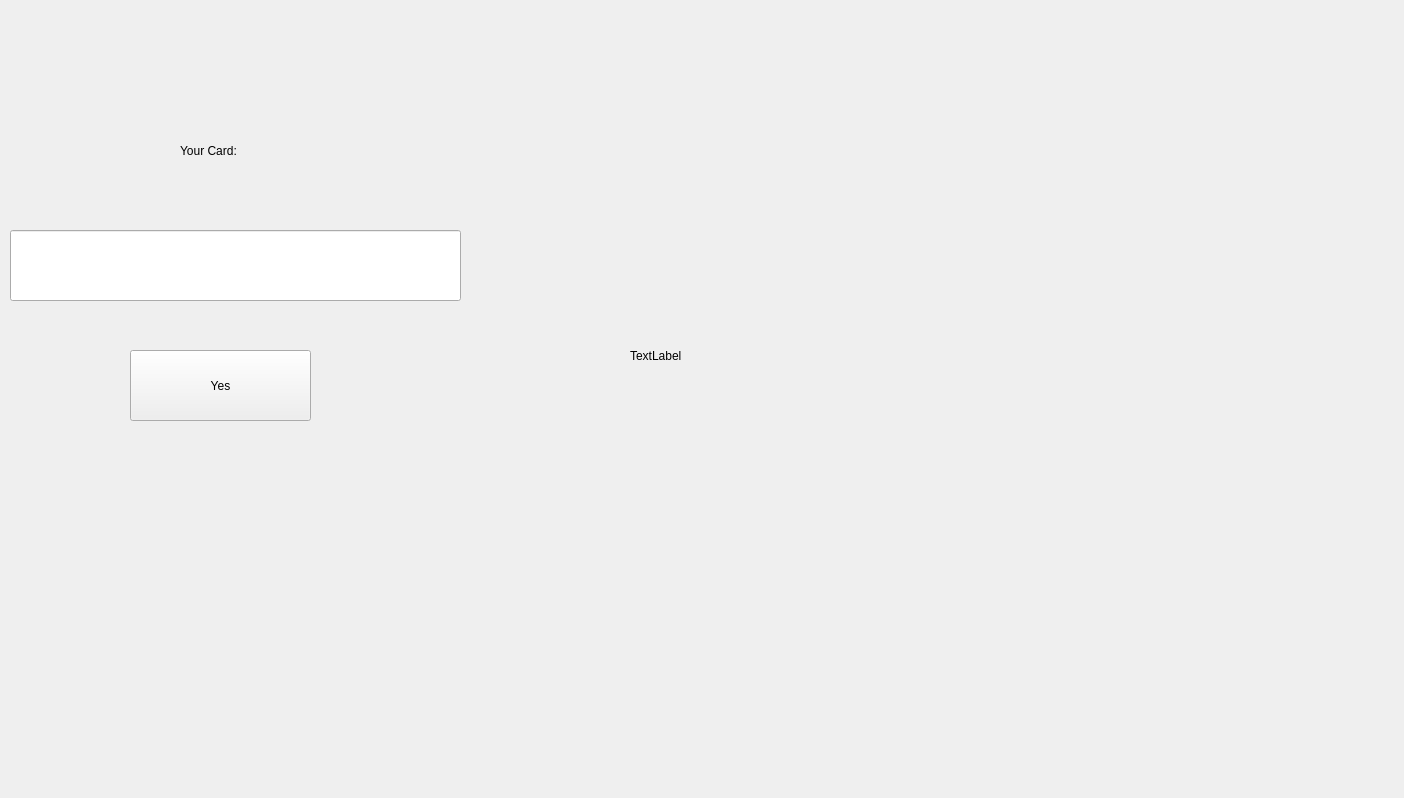
<?xml version="1.0" encoding="UTF-8"?>
<ui version="4.0">
 <class>Frame</class>
 <widget class="QFrame" name="Frame">
  <property name="geometry">
   <rect>
    <x>0</x>
    <y>0</y>
    <width>1404</width>
    <height>798</height>
   </rect>
  </property>
  <property name="windowTitle">
   <string>Frame</string>
  </property>
  <widget class="QPushButton" name="pushButton">
   <property name="geometry">
    <rect>
     <x>130</x>
     <y>350</y>
     <width>181</width>
     <height>71</height>
    </rect>
   </property>
   <property name="text">
    <string>Yes</string>
   </property>
  </widget>
  <widget class="QLabel" name="label">
   <property name="geometry">
    <rect>
     <x>180</x>
     <y>130</y>
     <width>101</width>
     <height>41</height>
    </rect>
   </property>
   <property name="text">
    <string>Your Card:</string>
   </property>
  </widget>
  <widget class="QLineEdit" name="lineEdit">
   <property name="geometry">
    <rect>
     <x>10</x>
     <y>230</y>
     <width>451</width>
     <height>71</height>
    </rect>
   </property>
  </widget>
  <widget class="QLabel" name="label_2">
   <property name="geometry">
    <rect>
     <x>630</x>
     <y>90</y>
     <width>681</width>
     <height>531</height>
    </rect>
   </property>
   <property name="text">
    <string>TextLabel</string>
   </property>
  </widget>
 </widget>
 <resources/>
 <connections/>
</ui>
